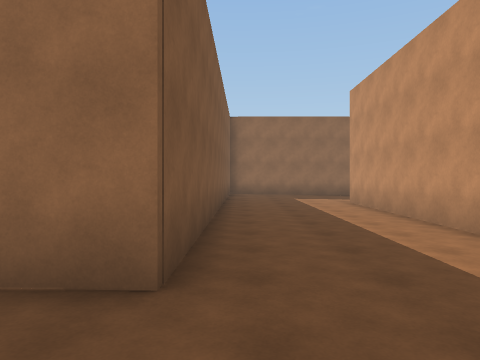
view 1 (above)

14 first-person views from a walk through a Unity game level. The camera is 1.5 m above the floor, looks level and sees 70° across. The floor is counted in squares, 2 m on a side. Each view is taken from the middle of a square. On the plan, view 1 faces up. The plan holds only what a view shows up to about 11 squares ahead; the rest is blank. The place goes on beyond the plan. The player is left out.

view 2
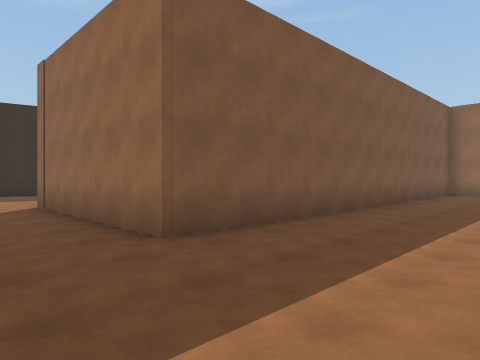

view 3
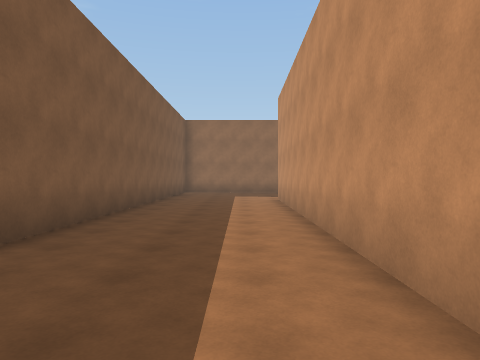

view 4
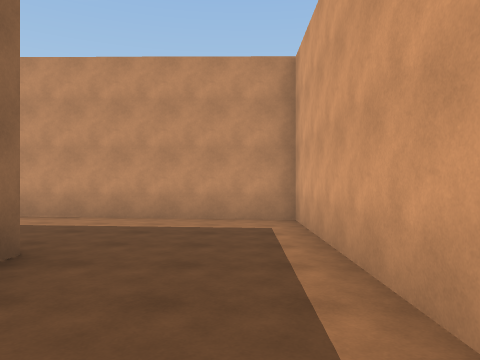

view 5
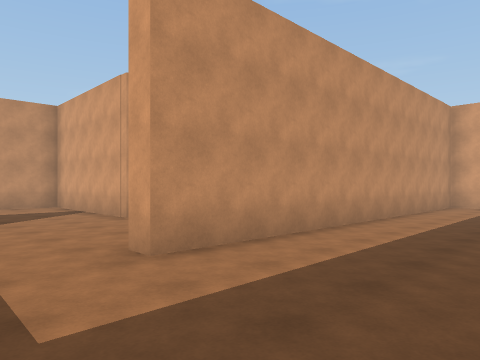

view 6
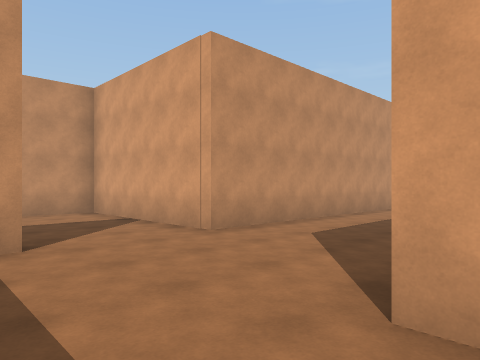

view 7
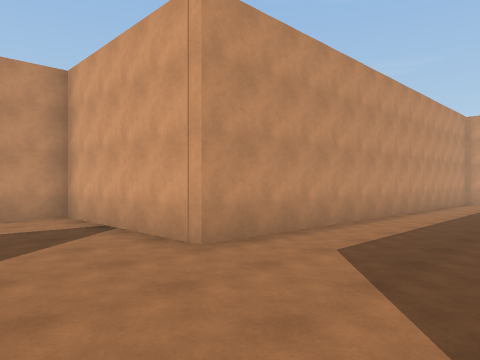

view 8
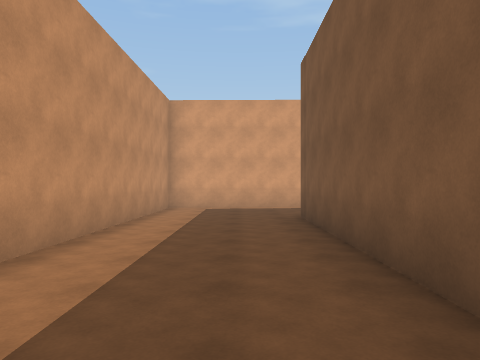

view 9
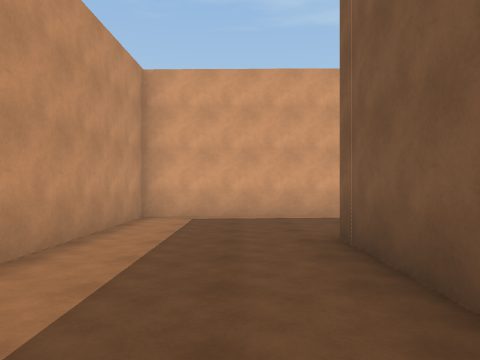

view 10
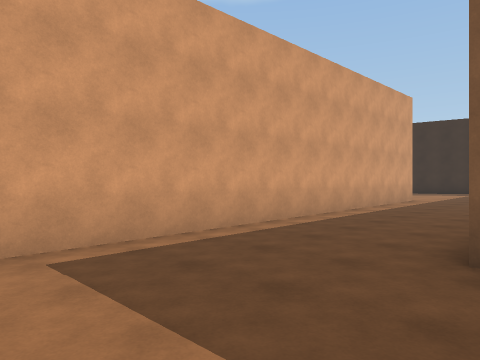

view 11
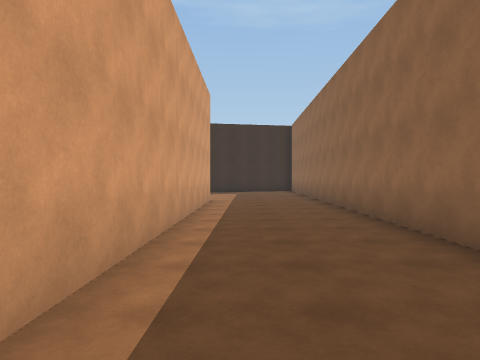

view 12
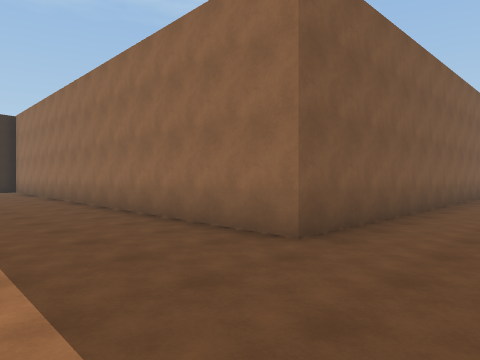

view 13
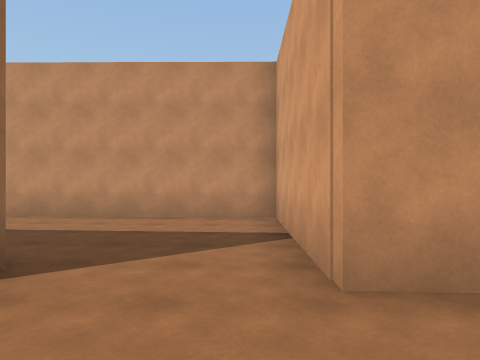

view 14
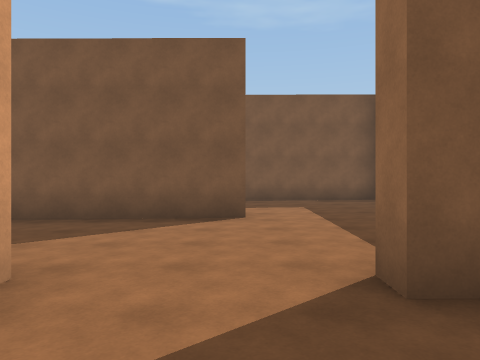

### Floor plan
Key: @ floor where view 1 was taken; # wall or solid block; . main floor; : floor 0.25 m higher than the main floor; - floor 0.25 m lower than the main floor.
Columns run from 5 left of view 1 to 13 right of it. Each row starts with its distance up from view 1.
 12     #::::::: #....#
 11     #:::::::......#
 10     #::::#:.......#
  9     #::::#........#
  8     #::::#...######
  7     #:::.#...#
  6     #:...#...#
  5     #....#...#
  4     #....#...#
  3     #....#...#
  2 #####....#...#
  1 .........#...#
  0  ....@...#..-#
 -1 ######...#.--#
 -2 .....#####---#
 -3 ........-----#
 -4 .......------#
 -5 ###########--#
 -6           ####

Where each view was taken, in squares from view 1:
view 1: 0 up, 0 right, facing up
view 2: 0 up, 3 right, facing up-left
view 3: 1 down, 2 right, facing up
view 4: 0 up, 4 left, facing right
view 5: 12 up, 0 right, facing down-right
view 6: 12 up, 3 right, facing down-right
view 7: 11 up, 4 right, facing down-right
view 8: 6 up, 5 right, facing down
view 9: 3 up, 5 right, facing down
view 10: 1 down, 7 right, facing down-left
view 11: 4 down, 6 right, facing left
view 12: 5 down, 6 right, facing up-left
view 13: 9 up, 5 right, facing right
view 14: 10 up, 10 right, facing left
